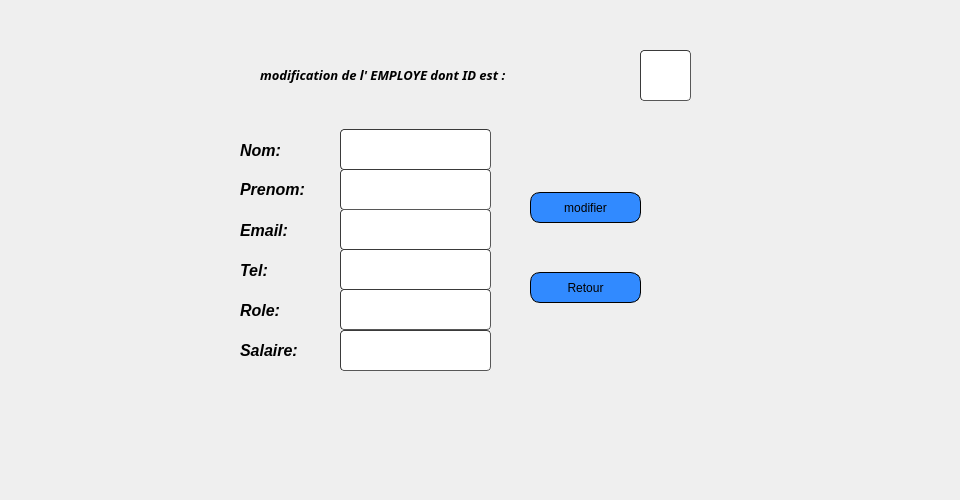
       <widget class="QWidget" name="page_5">
        <widget class="QLineEdit" name="email_emp_modif">
         <property name="geometry">
          <rect>
           <x>340</x>
           <y>209</y>
           <width>151</width>
           <height>41</height>
          </rect>
         </property>
         <property name="styleSheet">
          <string notr="true">	border-width: 1px; border-radius: 4px;
	border-color: rgb(58, 58, 58);
	border-style: inset;
	padding: 0 8px;


	selection-color: rgb(60, 63, 65);</string>
         </property>
        </widget>
        <widget class="QLabel" name="label_10">
         <property name="geometry">
          <rect>
           <x>240</x>
           <y>180</y>
           <width>91</width>
           <height>20</height>
          </rect>
         </property>
         <property name="text">
          <string>&lt;html&gt;&lt;head/&gt;&lt;body&gt;&lt;p&gt;&lt;span style=&quot; font-size:12pt; font-weight:600; font-style:italic;&quot;&gt;Prenom:&lt;/span&gt;&lt;/p&gt;&lt;/body&gt;&lt;/html&gt;</string>
         </property>
        </widget>
        <widget class="QLabel" name="label_11">
         <property name="geometry">
          <rect>
           <x>240</x>
           <y>220</y>
           <width>81</width>
           <height>21</height>
          </rect>
         </property>
         <property name="text">
          <string>&lt;html&gt;&lt;head/&gt;&lt;body&gt;&lt;p&gt;&lt;span style=&quot; font-size:12pt; font-weight:600; font-style:italic;&quot;&gt;Email:&lt;/span&gt;&lt;/p&gt;&lt;/body&gt;&lt;/html&gt;</string>
         </property>
        </widget>
        <widget class="QLineEdit" name="nom_emp_modif">
         <property name="geometry">
          <rect>
           <x>340</x>
           <y>129</y>
           <width>151</width>
           <height>41</height>
          </rect>
         </property>
         <property name="styleSheet">
          <string notr="true">	border-width: 1px; border-radius: 4px;
	border-color: rgb(58, 58, 58);
	border-style: inset;
	padding: 0 8px;


	selection-color: rgb(60, 63, 65);</string>
         </property>
        </widget>
        <widget class="QLineEdit" name="prenom_emp_modif">
         <property name="geometry">
          <rect>
           <x>340</x>
           <y>169</y>
           <width>151</width>
           <height>41</height>
          </rect>
         </property>
         <property name="styleSheet">
          <string notr="true">	border-width: 1px; border-radius: 4px;
	border-color: rgb(58, 58, 58);
	border-style: inset;
	padding: 0 8px;


	selection-color: rgb(60, 63, 65);</string>
         </property>
        </widget>
        <widget class="QLabel" name="label_6">
         <property name="geometry">
          <rect>
           <x>240</x>
           <y>140</y>
           <width>61</width>
           <height>21</height>
          </rect>
         </property>
         <property name="text">
          <string>&lt;html&gt;&lt;head/&gt;&lt;body&gt;&lt;p&gt;&lt;span style=&quot; font-size:12pt; font-weight:600; font-style:italic;&quot;&gt;Nom:&lt;/span&gt;&lt;/p&gt;&lt;/body&gt;&lt;/html&gt;</string>
         </property>
        </widget>
        <widget class="QLabel" name="label_8">
         <property name="geometry">
          <rect>
           <x>260</x>
           <y>50</y>
           <width>351</width>
           <height>51</height>
          </rect>
         </property>
         <property name="font">
          <font>
           <family>Nueva Std</family>
           <pointsize>16</pointsize>
           <weight>75</weight>
           <bold>true</bold>
          </font>
         </property>
         <property name="text">
          <string>&lt;html&gt;&lt;head/&gt;&lt;body&gt;&lt;p&gt;&lt;span style=&quot; font-size:10pt; font-style:italic;&quot;&gt;modification de l' EMPLOYE dont ID est : &lt;/span&gt;&lt;/p&gt;&lt;/body&gt;&lt;/html&gt;</string>
         </property>
         <property name="textFormat">
          <enum>Qt::RichText</enum>
         </property>
        </widget>
        <widget class="QLineEdit" name="tel_emp_modif">
         <property name="geometry">
          <rect>
           <x>340</x>
           <y>249</y>
           <width>151</width>
           <height>41</height>
          </rect>
         </property>
         <property name="styleSheet">
          <string notr="true">	border-width: 1px; border-radius: 4px;
	border-color: rgb(58, 58, 58);
	border-style: inset;
	padding: 0 8px;


	selection-color: rgb(60, 63, 65);</string>
         </property>
        </widget>
        <widget class="QLabel" name="label_18">
         <property name="geometry">
          <rect>
           <x>240</x>
           <y>260</y>
           <width>51</width>
           <height>21</height>
          </rect>
         </property>
         <property name="text">
          <string>&lt;html&gt;&lt;head/&gt;&lt;body&gt;&lt;p&gt;&lt;span style=&quot; font-size:12pt; font-weight:600; font-style:italic;&quot;&gt;Tel:&lt;/span&gt;&lt;/p&gt;&lt;/body&gt;&lt;/html&gt;</string>
         </property>
        </widget>
        <widget class="QLineEdit" name="id_emp_modif">
         <property name="geometry">
          <rect>
           <x>640</x>
           <y>50</y>
           <width>51</width>
           <height>51</height>
          </rect>
         </property>
         <property name="styleSheet">
          <string notr="true">	border-width: 1px; border-radius: 4px;
	border-color: rgb(58, 58, 58);
	border-style: inset;
	padding: 0 8px;


	selection-color: rgb(60, 63, 65);</string>
         </property>
        </widget>
        <widget class="QLineEdit" name="salaire_emp_modif">
         <property name="geometry">
          <rect>
           <x>340</x>
           <y>330</y>
           <width>151</width>
           <height>41</height>
          </rect>
         </property>
         <property name="styleSheet">
          <string notr="true">	border-width: 1px; border-radius: 4px;
	border-color: rgb(58, 58, 58);
	border-style: inset;
	padding: 0 8px;


	selection-color: rgb(60, 63, 65);</string>
         </property>
        </widget>
        <widget class="QLabel" name="label_19">
         <property name="geometry">
          <rect>
           <x>240</x>
           <y>340</y>
           <width>91</width>
           <height>21</height>
          </rect>
         </property>
         <property name="text">
          <string>&lt;html&gt;&lt;head/&gt;&lt;body&gt;&lt;p&gt;&lt;span style=&quot; font-size:12pt; font-weight:600; font-style:italic;&quot;&gt;Salaire:&lt;/span&gt;&lt;/p&gt;&lt;/body&gt;&lt;/html&gt;</string>
         </property>
        </widget>
        <widget class="QLineEdit" name="role_emp_modif">
         <property name="geometry">
          <rect>
           <x>340</x>
           <y>289</y>
           <width>151</width>
           <height>41</height>
          </rect>
         </property>
         <property name="styleSheet">
          <string notr="true">	border-width: 1px; border-radius: 4px;
	border-color: rgb(58, 58, 58);
	border-style: inset;
	padding: 0 8px;


	selection-color: rgb(60, 63, 65);</string>
         </property>
        </widget>
        <widget class="QLabel" name="label_20">
         <property name="geometry">
          <rect>
           <x>240</x>
           <y>300</y>
           <width>61</width>
           <height>21</height>
          </rect>
         </property>
         <property name="text">
          <string>&lt;html&gt;&lt;head/&gt;&lt;body&gt;&lt;p&gt;&lt;span style=&quot; font-size:12pt; font-weight:600; font-style:italic;&quot;&gt;Role:&lt;/span&gt;&lt;/p&gt;&lt;/body&gt;&lt;/html&gt;</string>
         </property>
        </widget>
        <widget class="QLabel" name="label_34">
         <property name="geometry">
          <rect>
           <x>190</x>
           <y>10</y>
           <width>521</width>
           <height>451</height>
          </rect>
         </property>
         <property name="text">
          <string/>
         </property>
         <property name="pixmap">
          <pixmap resource="projet.qrc">:/icons/imf.jpg</pixmap>
         </property>
        </widget>
        <widget class="QLabel" name="label_35">
         <property name="geometry">
          <rect>
           <x>0</x>
           <y>-10</y>
           <width>951</width>
           <height>491</height>
          </rect>
         </property>
         <property name="text">
          <string/>
         </property>
         <property name="pixmap">
          <pixmap resource="projet.qrc">:/icons/haya.png</pixmap>
         </property>
        </widget>
        <widget class="QPushButton" name="modifier_emp">
         <property name="geometry">
          <rect>
           <x>530</x>
           <y>192</y>
           <width>111</width>
           <height>31</height>
          </rect>
         </property>
         <property name="styleSheet">
          <string notr="true">		border: 1px solid black;
border-radius: 10px;
padding: 0 8px;
background: #318aff;
font: bold, &quot;Arial&quot;;;
text-align:center;

</string>
         </property>
         <property name="text">
          <string>modifier</string>
         </property>
         <property name="icon">
          <iconset resource="projet.qrc">
           <normaloff>:/icons/label.png</normaloff>:/icons/label.png</iconset>
         </property>
         <property name="iconSize">
          <size>
           <width>30</width>
           <height>30</height>
          </size>
         </property>
        </widget>
        <widget class="QPushButton" name="Annuler_emp">
         <property name="geometry">
          <rect>
           <x>530</x>
           <y>272</y>
           <width>111</width>
           <height>31</height>
          </rect>
         </property>
         <property name="styleSheet">
          <string notr="true">		border: 1px solid black;
border-radius: 10px;
padding: 0 8px;
background: #318aff;
font: bold, &quot;Arial&quot;;;
text-align:center;
</string>
         </property>
         <property name="text">
          <string>Retour</string>
         </property>
         <property name="icon">
          <iconset resource="projet.qrc">
           <normaloff>:/icons/back-arrow.png</normaloff>:/icons/back-arrow.png</iconset>
         </property>
         <property name="iconSize">
          <size>
           <width>30</width>
           <height>30</height>
          </size>
         </property>
        </widget>
        <zorder>label_35</zorder>
        <zorder>label_34</zorder>
        <zorder>email_emp_modif</zorder>
        <zorder>label_10</zorder>
        <zorder>label_11</zorder>
        <zorder>nom_emp_modif</zorder>
        <zorder>prenom_emp_modif</zorder>
        <zorder>label_6</zorder>
        <zorder>label_8</zorder>
        <zorder>tel_emp_modif</zorder>
        <zorder>label_18</zorder>
        <zorder>id_emp_modif</zorder>
        <zorder>salaire_emp_modif</zorder>
        <zorder>label_19</zorder>
        <zorder>role_emp_modif</zorder>
        <zorder>label_20</zorder>
        <zorder>modifier_emp</zorder>
        <zorder>Annuler_emp</zorder>
       </widget>
